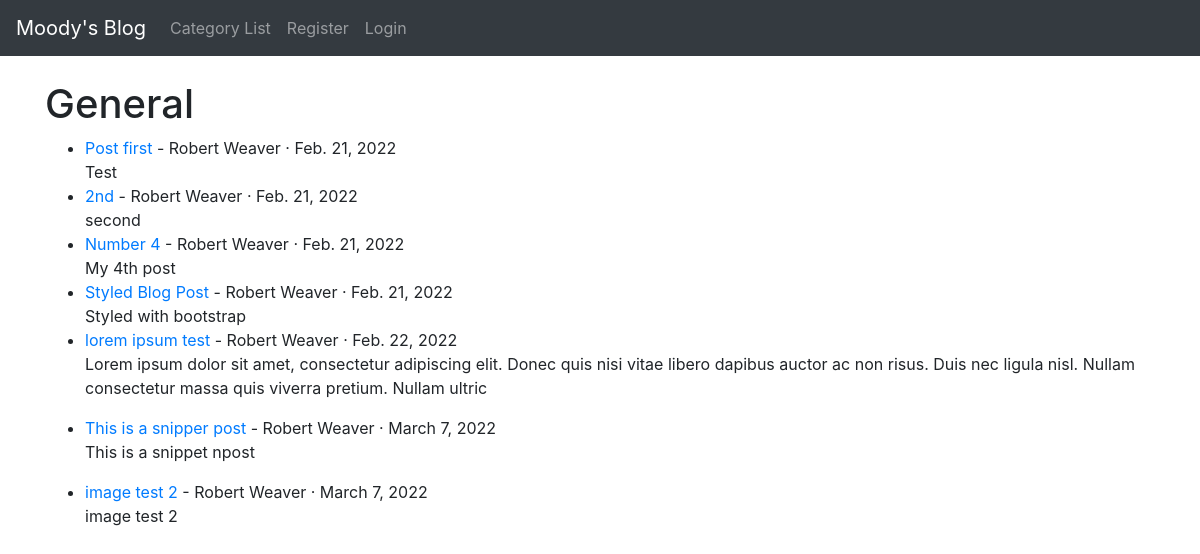
The page /category/general/ on the database its author committed.
### theblog/models.py (models this page shows, shortened)
class Post(models.Model):
    title = models.CharField(max_length=255)
    header_image = models.ImageField(null=True, blank=True, upload_to='images/')
    title_tag = models.CharField(max_length=255)
    author = models.ForeignKey(User, on_delete=models.CASCADE)
    body = RichTextField(blank=True, null=True)
    post_date = models.DateField(auto_now_add=True)
    category = models.CharField(max_length=255, default='general')
    snippet = models.CharField(max_length=255)
    likes = models.ManyToManyField(User, related_name='blog_posts')

### theblog/views.py (the view)
# urls.py: path('category/<str:cats>/', CategoryView, name='category'),
def CategoryView(request, cats):
    category_post = Post.objects.filter(category=cats.replace('-', ' '))
    return render(request, 'categories.html', {'cats': cats.title().replace('-', ' '), 'category_post': category_post})

### theblog/templates/categories.html (shortened to what this page needs)
{% extends 'base.html' %}
{% block content %}
{% if category_post %}
    <h1>{{ cats }}</h1>
    <ul>
    {% for post in category_post %}
        <li><a href="{% url 'article-detail'  post.pk %}">{{ post.title }}</a>
            - {{ post.author.first_name }} {{ post.author.last_name }} · {{ post.post_date }}
            <br/>
        {{ post.body|slice:":200"|safe }}</li>
    {% endfor %}
    </ul>
{% else %}
    <h1>No posts found</h1>
{% endif %}
{% endblock %}

### rows shown on the page
Post: title "Post first", author.first_name "Robert", author.last_name "Weaver", post_date "Feb. 21, 2022", body "Test"
Post: title "2nd", author.first_name "Robert", author.last_name "Weaver", post_date "Feb. 21, 2022", body "second"
Post: title "Number 4", author.first_name "Robert", author.last_name "Weaver", post_date "Feb. 21, 2022", body "My 4th post"
Post: title "Styled Blog Post", author.first_name "Robert", author.last_name "Weaver", post_date "Feb. 21, 2022", body "Styled with bootstrap"
Post: title "lorem ipsum test", author.first_name "Robert", author.last_name "Weaver", post_date "Feb. 22, 2022", body "Lorem ipsum dolor sit amet, consectetur adipiscing elit. Donec quis nisi vitae libero dapibus auctor ac non risus. Duis nec ligula nisl. Nullam consectetur massa quis viverra pretium. Nullam ultric"
Post: title "This is a snipper post", author.first_name "Robert", author.last_name "Weaver", post_date "March 7, 2022", body "This is a snippet npost"
Post: title "image test 2", author.first_name "Robert", author.last_name "Weaver", post_date "March 7, 2022", body "image test 2"

### other values the page prints
{{ cats }} "General"
